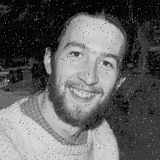
#> input picture Image_Processing/noisyman.png, 160 x 160 px
$ python Image_Processing.py
#> lines starting #> are read from the running program, lines starting #| are printed output that depends on the picture
from PIL import Image
import statistics

# Basic Filters
# The first thing to try is to create a grayscale version of a color image. Grayscale is not quite black
# and white where each pixel would be “all on” or “all off” but rather a grayscale image is one in which
# the red, green, and blue components of each pixel are all the same and in the range from 0 to 255.

# [79 lines left out: functions gray_scale, bw_scale, sepia_tone, neon_filter, neg_filter, not called in this run]

# Uncomment this to generate, show and save an image with the previous filters
'''img = Image.open("Chia.png")
img_filters = Image.new('RGB',(img.width*2, img.height*3))
img_filters.paste(img, (0,0))
img_filters.paste(gray_scale(img), (img.width, 0))
img_filters.paste(bw_scale(img), (0, img.height))
img_filters.paste(sepia_tone(img), (img.width, img.height))
img_filters.paste(neon_filter(img), (0, img.height*2))
img_filters.paste(neg_filter(img), (img.width, img.height*2))
img_filters.show()
img_filters.save('all_filters.png')'''

# Rotating, Scaling and Blending
# Lets start by rotating an image by 90 degrees in the clockwise direction.
# [60 lines left out: functions rot_right, left_img, larg_img, small_img, not called in this run]

# Image Kernels for Machine Learning
# Cleaning up noise
# We can simply pretend that all pixels need to be fixed. There are two strategies we can use:
# 1 - Replace every pixel with the average of the 8 pixels around it.
# 2 - Replace every pixel with the median pixel value of the 8 pixels around it.
# This strategy should work pretty well as the “bad” pixels tend to be close to 0 or 255 whereas the
# good pixels are in more in the middle.
# There is literally an “edge case” and a “corner case” that we need to worry about or the program will
# crash. That is the pixels around the edge do not have 8 neighbors. We can deal with this the hard way
# or the easy way. The hard way is to add some conditionals to your program to detect these edges and
# respond by dealing with a different number of neighbors.
# The easy way to deal with this is to make the tradeoff that the pixels at the edge of the image are
# fine as they are, and we can start fixing our image at row 1, column 1 and stop 1 column from the
# right and 1 row from the bottom.
# let's do the 'easy way'
def clean_img(a_img:Image)->Image:
    '''Returns a cleaning version of a image'''
    img_clean = Image.new('RGB', (a_img.width, a_img.height))
    # Creating the edges
    for row in range(1):
        for col in range(a_img.width):
            p = a_img.getpixel((col, row))
            img_clean.putpixel((col, row), p)
    for row in range((a_img.height -1), a_img.height):
        for col in range(a_img.width):
            p = a_img.getpixel((col, row))
            img_clean.putpixel((col, row), p)
    for col in range(1):
        for row in range(a_img.height):
            p = a_img.getpixel((col, row))
            img_clean.putpixel((col, row), p)
    for col in range((a_img.width -1), a_img.width):
        for row in range(a_img.height):
            p = a_img.getpixel((col, row))
            img_clean.putpixel((col, row), p)
    # fixing our image at row 1, column 1 and stop 1 column from the right and 1 row from the bottom
    for row in range(1, a_img.height -1):
        for col in range(1, a_img.width -1):
            p1 = a_img.getpixel((col-1, row-1))
            p2 = a_img.getpixel((col, row-1))
            p3 = a_img.getpixel((col+1, row-1))
            p4 = a_img.getpixel((col-1, row))
            p5 = a_img.getpixel((col+1, row))
            p6 = a_img.getpixel((col-1, row+1))
            p7 = a_img.getpixel((col, row+1))
            p8 = a_img.getpixel((col+1, row+1))
            newR = int(statistics.median([p1[0], p2[0], p3[0], p4[0], p5[0], p6[0], p7[0], p8[0]]))
            newG = int(statistics.median([p1[1], p2[1], p3[1], p4[1], p5[1], p6[1], p7[1], p8[1]]))
            newB = int(statistics.median([p1[2], p2[2], p3[2], p4[2], p5[2], p6[2], p7[2], p8[2]]))
            newT = int(statistics.median([p1[3], p2[3], p3[3], p4[3], p5[3], p6[3], p7[3], p8[3]]))
            p = (newR, newG, newB, newT)
            img_clean.putpixel((col, row), p)
    return img_clean

# Uncomment this to generate, show and save a non-noisy image.
img = Image.open('noisyman.png')
#> img is the input picture: PIL image 160x160 RGBA; mean R, G, B, A 97.6, 97.6, 97.6, 255
new_img = Image.new('RGB', (img.width*2, img.height))
#> new_img: PIL image 320x160 RGB; every value is 0
new_img.paste(img, (0,0))
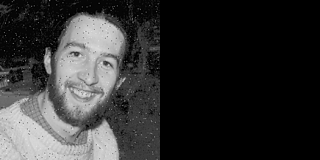
#> new_img: PIL image 320x160 RGB; min 0, max 227, mean 48.8
new_img.paste(clean_img(img), (img.width, 0))
#> in clean_img, `img_clean = Image.new('RGB', (a_img.width, a_img.height))`: img_clean: PIL image 160x160 RGB; every value is 0
#> after the loop in clean_img, `for row in range((a_img.height -1), a_img.height):`:
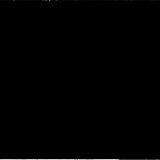
#> img_clean: PIL image 160x160 RGB; min 0, max 221, mean 1.1
#> after the loop in clean_img, `for row in range(1, a_img.height -1):`:
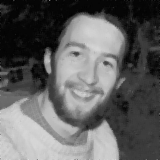
#> img_clean: PIL image 160x160 RGB; min 0, max 221, mean 97.1
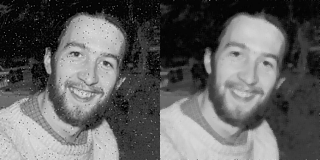
#> new_img: PIL image 320x160 RGB; min 0, max 227, mean 97.4
new_img.show()
new_img.save('noisy_non-noisy.png')
